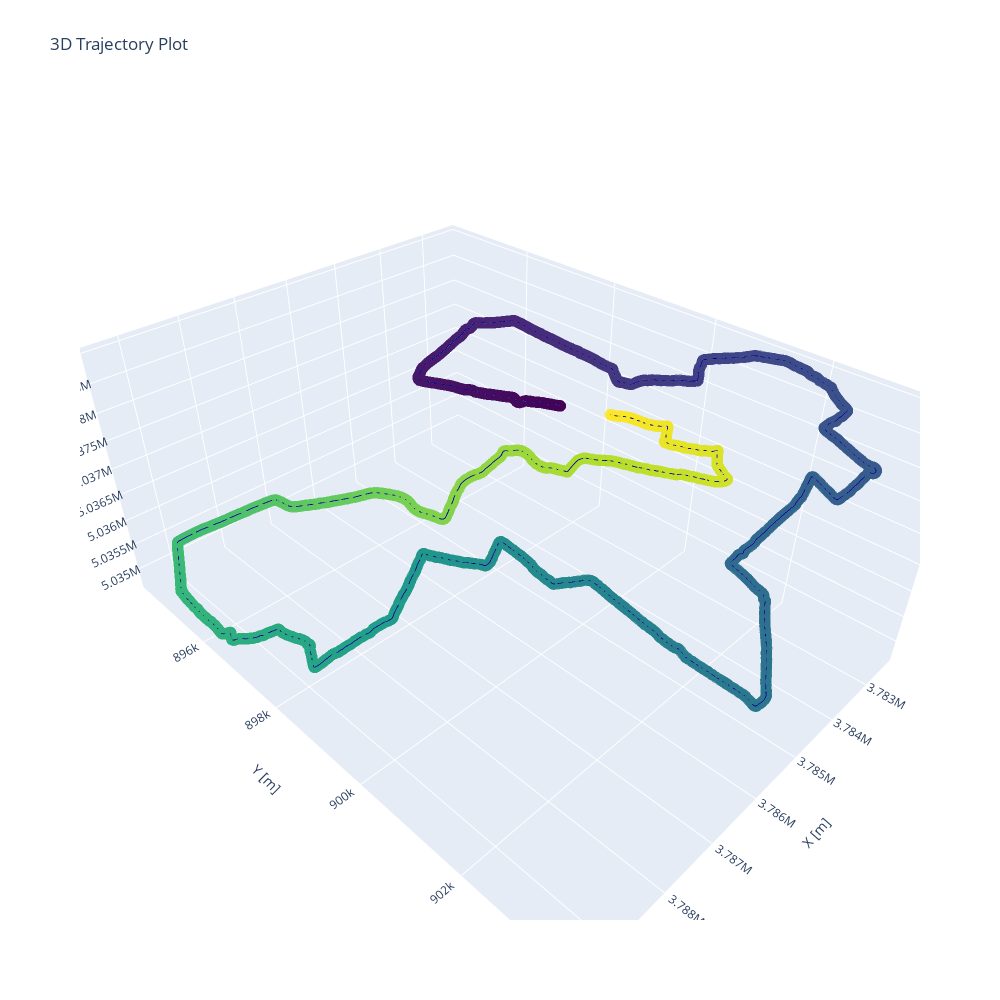

Notebook code for this chart:
### Markdown cell above
### Interactive 3D Plot with Plotly

For a more interactive visualization, consider using Plotly, which allows you to zoom, pan, and rotate the trajectory in 3D space. This can provide better insights, especially for complex trajectories.

### Code cell
# Adjust these values to change the figure size
figure_width = 1000  # in pixels
figure_height = 1000  # in pixels

# Creating a 3D plot with adjusted figure size
fig = go.Figure(data=[go.Scatter3d(
    x=df['x [m]'],
    y=df['y [m]'],
    z=df['z [m]'],
    mode='lines+markers',
    marker=dict(
        size=4,
        color=df['time [s]'],  # Color points by time for additional context
        colorscale='Viridis',
        opacity=0.8
    ),
    line=dict(
        color='darkblue',
        width=2
    )
)])

fig.update_layout(title='3D Trajectory Plot',
                  scene=dict(
                      xaxis_title='X [m]',
                      yaxis_title='Y [m]',
                      zaxis_title='Z [m]'
                  ),
                  width=figure_width,  # Set the figure width
                  height=figure_height  # Set the figure height
                  )
fig.show()

### Figure 1 — Plotly figure (JSON) as saved in the notebook; plotly's stock layout.template omitted (floating-point values rounded to 4 significant figures; data arrays with more than 128 entries replaced by an {"elided": "..."} marker saying what was removed)
{"data": [{"line": {"color": "darkblue", "width": 2}, "marker": {"color": {"elided": "2082 float values"}, "colorscale": [[0.0, "#440154"], [0.1111, "#482878"], [0.2222, "#3e4989"], [0.3333, "#31688e"], [0.4444, "#26828e"], [0.5556, "#1f9e89"], [0.6667, "#35b779"], [0.7778, "#6ece58"], [0.8889, "#b5de2b"], [1.0, "#fde725"]], "opacity": 0.8, "size": 4}, "mode": "lines+markers", "x": {"elided": "2082 float values"}, "y": {"elided": "2082 float values"}, "z": {"elided": "2082 float values"}, "type": "scatter3d"}], "layout": {"title": {"text": "3D Trajectory Plot"}, "scene": {"xaxis": {"title": {"text": "X [m]"}}, "yaxis": {"title": {"text": "Y [m]"}}, "zaxis": {"title": {"text": "Z [m]"}}}, "width": 1000, "height": 1000}}
